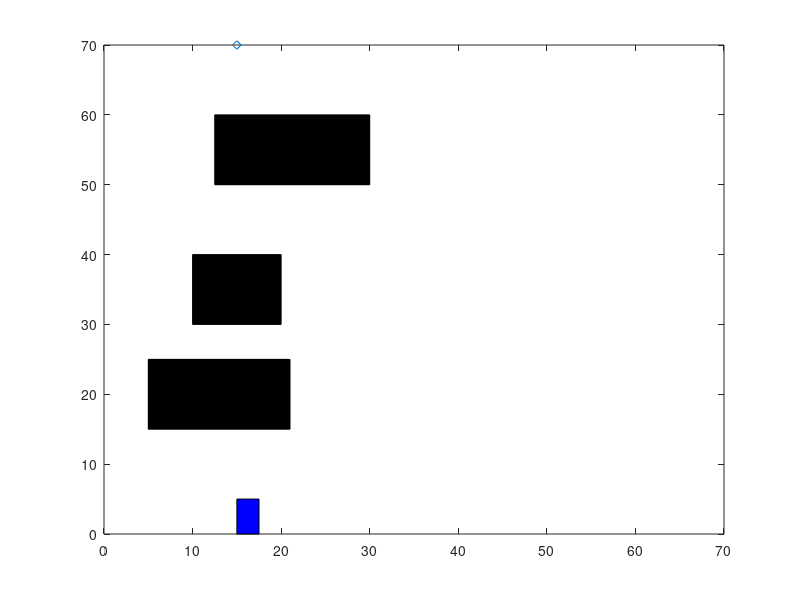

Here is the MATLAB script that generated this plot: (Note: this script raises an error after producing the figure.)
clear;
clc;
ob=zeros(6,5);
ob(1,1)=10;ob(2,1)=40;ob(1,2)=20;ob(2,2)=40;ob(1,3)=20;ob(2,3)=30;ob(1,4)=10;ob(2,4)=30;ob(1,5)=10;ob(2,5)=40;fill(ob(1,:),ob(2,:),'K');hold on  
ob(3,1)=5;ob(4,1)=25;ob(3,2)=21;ob(4,2)=25;ob(3,3)=21;ob(4,3)=15;ob(3,4)=5;ob(4,4)=15;ob(3,5)=5;ob(4,5)=25;fill(ob(3,:),ob(4,:),'K');hold on 
ob(5,1)=12.5;ob(6,1)=60;ob(5,2)=30;ob(6,2)=60;ob(5,3)=30;ob(6,3)=50;ob(5,4)=12.5;ob(6,4)=50;ob(5,5)=12.5;ob(6,5)=60;fill(ob(5,:),ob(6,:),'K');hold on 
% ob(7,1)=20;ob(8,1)=12.5;ob(7,2)=22;ob(8,2)=12.5;ob(7,3)=22;ob(8,3)=5;ob(7,4)=20;ob(8,4)=5;ob(7,5)=20;ob(8,5)=12.5;fill(ob(7,:),ob(8,:),'K');hold on
start=zeros(2,4);
start(1,1)=15;start(2,1)=5;start(1,2)=17.5;start(2,2)=5;start(1,3)=17.5;start(2,3)=0;start(1,4)=15;start(2,4)=0; fill(start(1,:),start(2,:),'b');
goal=[15;70]; plot(goal(1),goal(2),'d');
axis([0,70,0,70]);
%%%%%%%%%%%  A   %%%%%%%%%%%%%%%%%
path=AS(ob,start,goal);

% ob(7,1)=20;ob(8,1)=12.5;ob(7,2)=22;ob(8,2)=12.5;ob(7,3)=22;ob(8,3)=5;ob(7,4)=20;ob(8,4)=5;ob(7,5)=20;ob(8,5)=12.5;fill(ob(7,:),ob(8,:),'K');hold on

% for j=1:100
% p0=[10 0];
% p1=[j 40];
% o=40;
% p2=[o*0.05+2*p1(1)-p0(1)  o*0.05+2*p1(2)-p0(2)];
% line([p0(1),p1(1)],[p0(2),p1(2)])
% line([p1(1),p2(1)],[p1(2),p2(2)])
% plot(p0(1),p0(2),'*','MarkerSize',10);hold on ; 
% plot(p1(1),p1(2),'*','MarkerSize',10);hold on ; 
% plot(p2(1),p2(2),'*','MarkerSize',10);hold on ; 
% 
% end


% for t=0:0.01:1
%     p0=[10    50];
%     p1=[10.0000   50.1000];
%     p2=[10.0000   50.2000];
%     p3=[10.0000   64.8000];
%     p4=[10.0000   64.9000];
%     p5=[10    65];
%            x=(1-t)^5*p0(1)+5*t*(1-t)^4*p1(1)+10*t^2*(1-t)^3*p2(1)+10*t^3*(1-t)^2*p3(1)+5*t^4*(1-t)*p4(1)+t^5*p5(1);
%            y=(1-t)^5*p0(2)+5*t*(1-t)^4*p1(2)+10*t^2*(1-t)^3*p2(2)+10*t^3*(1-t)^2*p3(2)+5*t^4*(1-t)*p4(2)+t^5*p5(2);
%            diffx1=5*(p1(1)-p0(1))*(1-t)^4+20*(p2(1)-p1(1))*t*(1-t)^3+30*(p3(1)-p2(1))*t^2*(1-t)^2+20*(p4(1)-p3(1))*t^3*(1-t)+5*(p5(1)-p4(1))*t^4;
%            diffy1=5*(p1(2)-p0(2))*(1-t)^4+20*(p2(2)-p1(2))*t*(1-t)^3+30*(p3(2)-p2(2))*t^2*(1-t)^2+20*(p4(2)-p3(2))*t^3*(1-t)+5*(p5(2)-p4(2))*t^4;
%            diffx=diffx1/sqrt((diffx1)^2+(diffy1)^2);          diffy=diffy1/sqrt((diffx1)^2+(diffy1)^2); 
%            v1=[0,1;-1,0]*[diffx;diffy];       
%            x1=x+2.5*v1(1);
%            y1=y+2.5*v1(2);
%            x2=x1-5*diffx;
%            y2=y1-5*diffy;
%            x3=x-5*diffx;
%            y3=y-5*diffy;
%            v=[x,x1,x2,x3,x;y,y1,y2,y3,y];
%            y=roundn(y,-5);
%            s_ob=find_ob(v,ob);
%  if size(s_ob,2)>0
%  s_ob
%  t
%  v
%  v=[10.0000   12.5000   12.5000   10.0000   10.0000;50.1056   50.1056   45.1056   45.1056   50.1056]
%  s_ob=find_ob(v,ob)
%            line([v(1,1),v(1,2)],[v(2,1),v(2,2)]);
%            line([v(1,2),v(1,3)],[v(2,2),v(2,3)]);
%            line([v(1,3),v(1,4)],[v(2,3),v(2,4)]);
%            line([v(1,4),v(1,5)],[v(2,4),v(2,5)]);
 
 
 
%   line([x,x1],[y,y1]);
%            line([x1,x2],[y1,y2]);
%            line([x2,x3],[y2,y3]);
%            line([x3,x],[y3,y]);
%  break;
%  end
%         
%     
% end


% v=[10.0000   12.5000   12.5000   10.0000   10.0000;50.1056   50.1056   45.1056   45.1056   50.1056]
% s_ob=find_ob(v,ob)
%            line([v(1,1),v(1,2)],[v(2,1),v(2,2)]);
%            line([v(1,2),v(1,3)],[v(2,2),v(2,3)]);
%            line([v(1,3),v(1,4)],[v(2,3),v(2,4)]);
%            line([v(1,4),v(1,5)],[v(2,4),v(2,5)]);








% 10.0000   20.0000   20.0000   10.0000   10.0000
% 40.0000   40.0000   30.0000   30.0000   40.0000

% x1=[19.8880   21.6783   25.1682   23.3779   19.8880];
% y1=[40.1233   41.8682   38.2876   36.5427   40.1233];
% v=[x1;y1]
% xmin=30;
% xmax=40;
% ymin=15;
% ymax=20;
% v=[xmin,xmax,xmax,xmin,xmin;ymax,ymax,ymin,ymin,ymax];
% v=[20,25,22,20,20;15,10,8,10,15];
% ob([1 2],:)
% find_ob(v,ob([1 2],:))

%   p0=[ 21    15];
% p1=[     23.8000   15.0000];
% 
%   p2=[   26.6000   15.0000];
%  p3=[  25.5305   21.7084];
%  p4=[  23.2652   23.3542];
%  p5=[   21    25];
% Plotbe(p0,p1,p2,p3,p4,p5)





